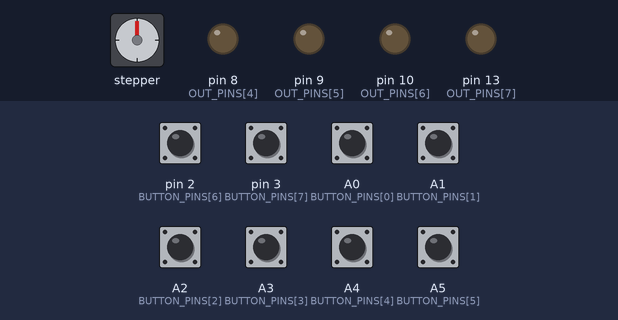
Recording of a sketch running on a simulated Arduino Uno, built with avr-gcc and run on an emulated ATmega328P. On the bench: stepper motor, output pins drawn as LEDs (lit = HIGH). Wiring (inferred from the names in the program): stepper motor (2048 steps per turn assumed): coils pin 4, pin 5, pin 6, pin 7. The test bench sets the inputs (shaded band); at power-on: A0 (BUTTON_PINS[0]), A1 (BUTTON_PINS[1]), A2 (BUTTON_PINS[2]), A3 (BUTTON_PINS[3]), A4 (BUTTON_PINS[4]), A5 (BUTTON_PINS[5]), pin 2 (BUTTON_PINS[6]), pin 3 (BUTTON_PINS[7]) HIGH.

Above: at 1.2 s.
1.3 s: pin 2 (BUTTON_PINS[6]) pulled LOW for 0.15 s
At 1.8 s:
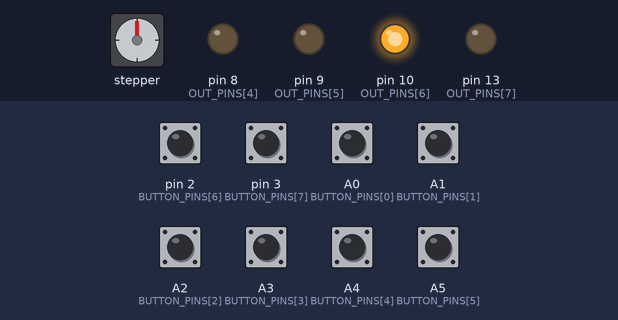
2.9 s: pin 3 (BUTTON_PINS[7]) pulled LOW for 0.15 s
At 4.1 s:
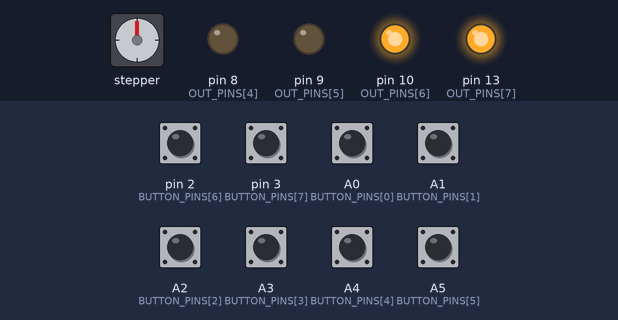
4.5 s: A4 (BUTTON_PINS[4]) pulled LOW for 0.15 s
At 5.4 s:
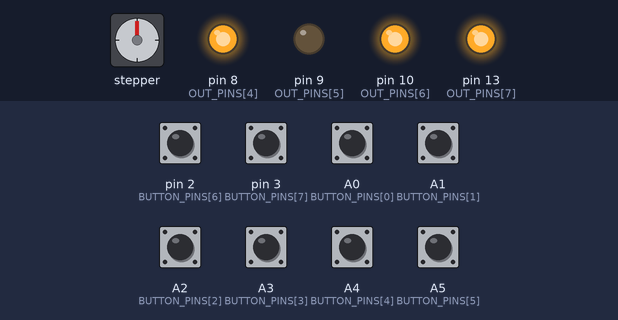
6.1 s: A5 (BUTTON_PINS[5]) pulled LOW for 0.15 s
At 6.6 s:
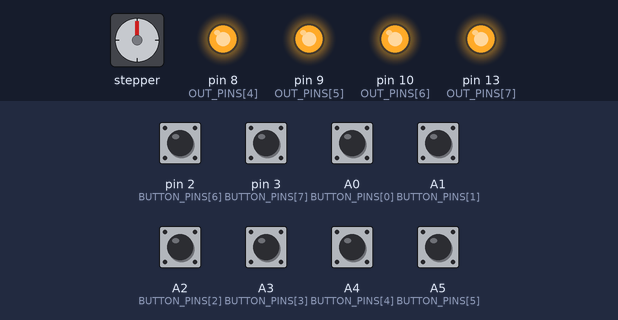
7.7 s: pin 2 (BUTTON_PINS[6]) pulled LOW for 1 s
At 9.1 s:
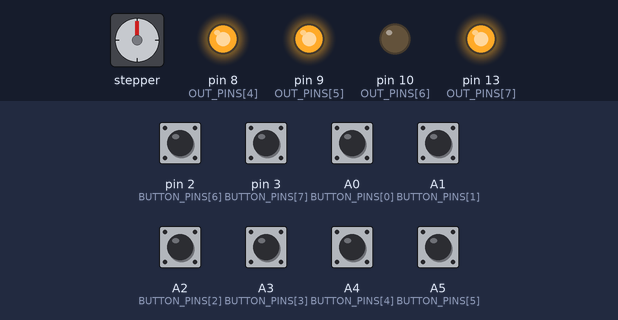
10.2 s: pin 3 (BUTTON_PINS[7]) pulled LOW for 1 s
At 11.0 s:
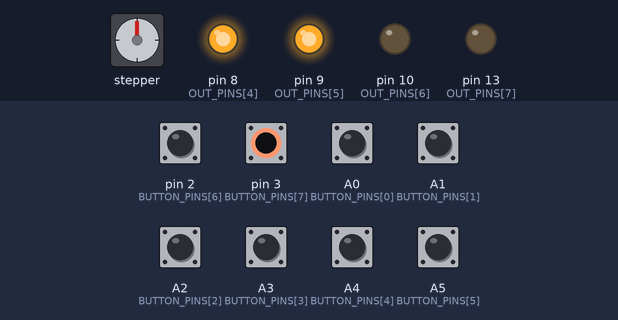
Timing chart, 0 to 13.2 s (numbered marks = the images above; inputs shaded):
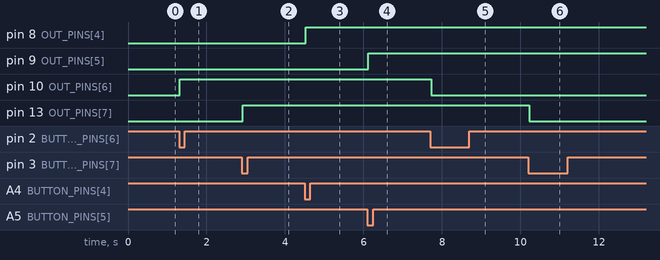

The sketch:

light-switch-rs485-2024.ino
```cpp
// wersja płytki 3.1, w 3.0 połączyć D13 z A6
#include <ModbusSerial.h>
#include <Bounce2.h>

#define NUM_BUTTONS 8
const uint8_t BUTTON_PINS[NUM_BUTTONS] = {A0, A1, A2, A3, A4, A5, 2, 3};
const uint8_t OUT_PINS[NUM_BUTTONS] = {4, 5, 6, 7, 8, 9, 10, 13};
uint8_t STATES[NUM_BUTTONS] = {LOW, LOW, LOW, LOW, LOW, LOW, LOW, LOW};

int address = 81;
Bounce *buttons = new Bounce[NUM_BUTTONS];
ModbusSerial mb(Serial, address, -1);

void setup()
{
    Serial.begin(9600, MB_PARITY_NONE);
    mb.config(9600);
    mb.setAdditionalServerData("LAMP"); // for Report Server ID function (0x11)

    for (int i = 0; i < NUM_BUTTONS; i++)
    {
        buttons[i].attach(BUTTON_PINS[i], INPUT_PULLUP); // setup the bounce instance for the current button
        buttons[i].interval(25);                         // interval in ms
        pinMode(OUT_PINS[i], OUTPUT);
        digitalWrite(OUT_PINS[i], STATES[i]);
        mb.addCoil(i);
        mb.setCoil(i, STATES[i]);
    }
}

boolean changed = false;

void loop()
{
    mb.task();

    for (int i = 0; i < NUM_BUTTONS; i++)
    {
        // Update the Bounce instance :
        buttons[i].update();
        // If it fell, flag the need to toggle the LED
        if (buttons[i].fell())
        {
            STATES[i] = !STATES[i];
            changed = true;
            mb.setCoil(i, STATES[i]);
        }
    }

    for (int i = 0; i < NUM_BUTTONS; i++)
    {
        if (mb.Coil(i) != STATES[i])
        {
            STATES[i] = mb.Coil(i);
            changed = true;
        }
    }

    if (changed)
    {
        for (int i = 0; i < NUM_BUTTONS; i++)
        {
            digitalWrite(OUT_PINS[i], STATES[i]);
        }
        changed = false;
    }

    for (int i = 0; i < NUM_BUTTONS; i++)
    {
        mb.setCoil(i, STATES[i]);
    }
}
```

Measured:
- after the input at 1.3 s, pin 10 (OUT_PINS[6]): LOW → HIGH at once
- after the input at 2.9 s, pin 13 (OUT_PINS[7]): LOW → HIGH at once
- after the input at 4.5 s, pin 8 (OUT_PINS[4]): LOW → HIGH at once
- after the input at 6.1 s, pin 9 (OUT_PINS[5]): LOW → HIGH at once
- after the input at 7.7 s, pin 10 (OUT_PINS[6]): HIGH → LOW at once
- after the input at 10.2 s, pin 13 (OUT_PINS[7]): HIGH → LOW at once
